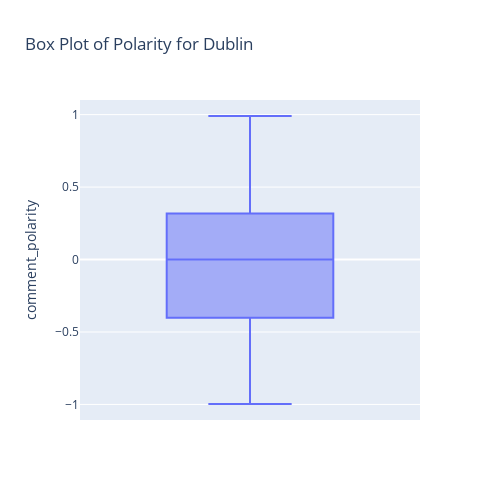
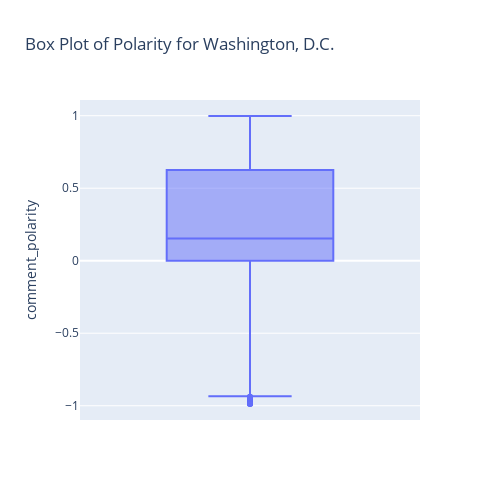

The notebook cell saved with these charts, in order:
### Code cell
# Box plot for DublinBikes.
fig_dublin = px.box(df_dublin_comments, y="comment_polarity", title="Box Plot of Polarity for Dublin")
fig_dublin.update_layout(height=500, width=500)
fig_dublin.show()

# Box plot for BlueBikes Boston.
fig_boston = px.box(df_boston_comments, y="comment_polarity", title="Box Plot of Polarity for Washington, D.C.")
fig_boston.update_layout(height=500, width=500)
fig_boston.show()

### Figure 1 — Plotly figure (JSON) as saved in the notebook; plotly's stock layout.template omitted (floating-point values rounded to 4 significant figures; data arrays with more than 128 entries replaced by an {"elided": "..."} marker saying what was removed)
{"data": [{"alignmentgroup": "True", "hovertemplate": "comment_polarity=%{y}<extra></extra>", "legendgroup": "", "marker": {"color": "#636efa"}, "name": "", "notched": false, "offsetgroup": "", "orientation": "v", "showlegend": false, "type": "box", "x0": " ", "xaxis": "x", "y": {"elided": "8994 float values"}, "y0": " ", "yaxis": "y"}], "layout": {"boxmode": "group", "height": 500, "legend": {"tracegroupgap": 0}, "title": {"text": "Box Plot of Polarity for Dublin"}, "width": 500, "xaxis": {"anchor": "y", "autorange": true, "domain": [0, 1], "range": [-0.5, 0.5], "type": "category"}, "yaxis": {"anchor": "x", "autorange": true, "domain": [0, 1], "range": [-1.107, 1.101], "title": {"text": "comment_polarity"}, "type": "linear"}}}

### Figure 2 — Plotly figure (JSON) as saved in the notebook; plotly's stock layout.template omitted (floating-point values rounded to 4 significant figures; data arrays with more than 128 entries replaced by an {"elided": "..."} marker saying what was removed)
{"data": [{"alignmentgroup": "True", "hovertemplate": "comment_polarity=%{y}<extra></extra>", "legendgroup": "", "marker": {"color": "#636efa"}, "name": "", "notched": false, "offsetgroup": "", "orientation": "v", "showlegend": false, "type": "box", "x0": " ", "xaxis": "x", "y": {"elided": "6549 float values"}, "y0": " ", "yaxis": "y"}], "layout": {"boxmode": "group", "height": 500, "legend": {"tracegroupgap": 0}, "title": {"text": "Box Plot of Polarity for Washington, D.C."}, "width": 500, "xaxis": {"anchor": "y", "autorange": true, "domain": [0, 1], "range": [-0.5, 0.5], "type": "category"}, "yaxis": {"anchor": "x", "autorange": true, "domain": [0, 1], "range": [-1.098, 1.108], "title": {"text": "comment_polarity"}, "type": "linear"}}}
